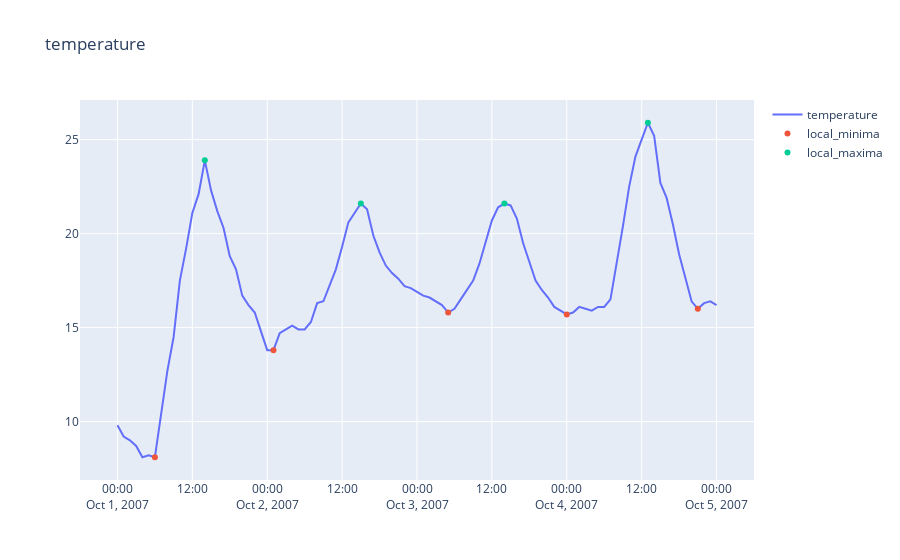

Source (notebook cell):
### Code cell
M_eta_new, P_e_new, P_w_new, data_temp_new = None, None, None, None

def wait_for_change(widget):
    future = asyncio.Future()
    def getvalue(change):
        future.set_result(change.description)
        widget.on_click(getvalue, remove=True)
        # we need to free up the binding to getvalue to avoid an InvalidState error
        # buttons don't support unobserve
        # so use `remove=True`
    widget.on_click(getvalue)
    return future

layout = widgets.Layout(width='auto', height='40px')

room_temp_w = FloatSlider(value=21, min=17, max=27, step = 0.5, description= 'Desired room temperature: ', continuous_update = False, layout=layout, style= {'description_width': 'initial'})
return_flow_w = FloatSlider(value=25, min=21, max=50, step = 0.5, description= 'Returning flow temperature: ', continuous_update = False, layout=layout, style= {'description_width': 'initial'})
ny_w = FloatSlider(value=0.4, min=0.1, max=1, step = 0.1, description= 'Quality factor of the heat pump: ', continuous_update = False, layout=layout, style= {'description_width': 'initial'})

flow_max_w = FloatText(value= 50, description = 'Maximum flow temperature at minimum temperature: ', layout=layout, style= {'description_width': 'initial'})

out_min_w = FloatText(value= -10, description = 'Minimum outside temperature: ', layout=layout, style= {'description_width': 'initial'})

house_energy_w = FloatText(value= 200, description = 'Energy need in Watt per Kelvin: ', layout=layout, style= {'description_width': 'initial'}) # Watt / Kelvin
storage_power_w = FloatText(value= 200, description = 'Energy need of your storage (DIN...): ', layout=layout, style= {'description_width': 'initial'}) #Watts
storage_volume_w = FloatText(value= 4000, description = 'Storage volume: ', layout=layout, style= {'description_width': 'initial'}) #Liter = kilogram -> to be defined later on

hp_power_el_opt_w = FloatText(value= 5000, description = 'Power of heat pump: ', layout=layout, style= {'description_width': 'initial'}) #Watts -> Power in which heatpump works most efficiently (can be taken into calculation later)
max_heat_cap_w = IntSlider(value=75, description='Maximum heating temperature: ', min=50, max=95, layout=layout, style= {'description_width': 'initial'}) # temperature, up to which the heat pump can maximally heat

address_w = Text(placeholder = 'Examplestreet 1, 12345 Examplecity', description = 'Address: ', layout=layout, style= {'description_width': 'initial'})

button_w = Button(description="GO!")

def main_func():
    global M_eta_new, P_e_new, P_w_new, data_temp_new
    print('main function')

    room_temp = room_temp_w.value
    return_flow = return_flow_w.value
    ny = ny_w.value
    house_energy = house_energy_w.value
    storage_power = storage_power_w.value
    storage_volume = storage_volume_w.value
    hp_power_el_opt = hp_power_el_opt_w.value
    max_heat_cap = max_heat_cap_w.value
    address = address_w.value

    flow_max = flow_max_w.value
    out_min = out_min_w.value

    # TODO choose between Forecasting and StationData
    funs = functions.Functions(flow_max=flow_max, room_temp=room_temp, out_min=out_min, return_flow=return_flow, house_energy=house_energy, storage_volume=storage_volume, storage_power=storage_power, ny=ny)
    data_temp = stationfinding.StationFinder(address).main()
    preprocessor = preprocessing.Preprocessor(flow_max=max_heat_cap, room_temp=room_temp, out_min=out_min, return_flow=return_flow, house_energy=house_energy, storage_volume=storage_volume, storage_power=storage_power, ny=ny)
    optimizer = optimizing.Optimizer(functions=funs, max_heat_cap=max_heat_cap, hp_power_el_opt=hp_power_el_opt, return_flow=return_flow, storage_volume=storage_volume)
    
    data_temp = pd.read_table(r'C:\Users\rafaelweinert\PycharmProjects\Heatpump\data\weatherstationdata\produkt_tu_stunde_19480101_20081031_02522.txt', sep=';') #Karlsruhe
    #data_temp = pd.read_table('data/weatherstationdata/produkt_tu_stunde_19500101_20211231_05792.txt', sep=';') #Zugspitze
    #data_temp = pd.read_table('data/stundenwerte_TU_05100_19410101_20211231_hist/produkt_tu_stunde_19410101_20211231_05100.txt', sep=';') #Trier?
    data_temp = data_temp.drop(['eor', 'QN_9', 'RF_TU'], axis=1) # drop end-of-row indicator
    data_temp.rename(columns = {'TT_TU':'temperature', 'MESS_DATUM': 'date', }, inplace = True)
    data_temp.date = pd.to_datetime(data_temp.date.astype(str), format='%Y%m%d%H')
    data_temp[data_temp == -999] = np.nan # rename missing values to numpy nan
    data_temp = data_temp[(data_temp.date >= pd.to_datetime('2007-10-01')) & (data_temp.date <= pd.to_datetime('2007-10-05'))]
    #data_temp = data_temp[(data_temp.date.dt.month >= 10) | (data_temp.date.dt.month <= 3)]
    data_temp.reset_index(drop = True, inplace=True)
    data_temp = preprocessor.add_data(data_temp)
    data_temp = preprocessor.get_local_extrema(data_temp)

    temp_plot = plot_temperature(data_temp, True)
    
    M_eta_new, P_e_new, P_w_new, data_temp_new = optimizer.optimize_periods(data_temp)

    if not os.path.isdir(f"results/{address}"):
        os.makedirs(f'results/{address}')

    data_temp_new.to_csv(rf'.\results\{address}\data_ad_{address},vol_{int(storage_volume)},pow_{int(hp_power_el_opt)},en_{int(house_energy)}.csv', sep=';', index=False)
    M_eta_new.tofile(rf'.\results\{address}\Eta_ad_{address},vol_{int(storage_volume)},pow_{int(hp_power_el_opt)},en_{int(house_energy)}.csv', sep=';')
    P_e_new.tofile(rf'.\results\{address}\Pe_ad_{address},vol_{int(storage_volume)},pow_{int(hp_power_el_opt)},en_{int(house_energy)}.csv', sep=';')
    P_w_new.tofile(rf'.\results\{address}\Pw_ad_{address},vol_{int(storage_volume)},pow_{int(hp_power_el_opt)},en_{int(house_energy)}.csv', sep=';')
    temp_plot.write_html(rf'.\results\{address}\Temp_ad_{address},vol_{int(storage_volume)},pow_{int(hp_power_el_opt)},en_{int(house_energy)}.html')

    M_eta_hm = plot_heatmap(M_eta_new)
    M_eta_hm.write_html(rf'.\results\{address}\Etahm_ad_{address},vol_{int(storage_volume)},pow_{int(hp_power_el_opt)},en_{int(house_energy)}.html', auto_open=False)

    P_e_hm = plot_heatmap(P_e_new)
    P_e_hm.write_html(rf'.\results\{address}\Pehm_ad_{address},vol_{int(storage_volume)},pow_{int(hp_power_el_opt)},en_{int(house_energy)}.html', auto_open=False)

    P_w_hm = plot_heatmap(P_w_new)
    P_w_hm.write_html(rf'.\results\{address}\Pwhm_ad_{address},vol_{int(storage_volume)},pow_{int(hp_power_el_opt)},en_{int(house_energy)}.html', auto_open=False)

    print(''.center(40, '_'))
    print()
    print('Energy saving potentials: ', "{:10.2f}".format((1 - data_temp_new.P_e_opt.sum() / data_temp_new.energy_needed_elec.sum())*100), '%')
    print()
    print(''.center(40, '_'))
    print()
    print('DONE!')

async def f():
    x = await wait_for_change(button_w)
    print('------ computing saving potentials -------')
    main_func()

asyncio.create_task(f())

print('Adjust the values of the building and click GO! when you are ready.')

display(room_temp_w)
display(return_flow_w)
display(ny_w)
display(house_energy_w)
display(storage_power_w)
display(storage_volume_w)
display(hp_power_el_opt_w)
display(max_heat_cap_w)
display(address_w)
display(out_min_w)
display(flow_max_w)
display(button_w)

### Figure 1 — Plotly figure (JSON) as saved in the notebook; plotly's stock layout.template omitted (floating-point values rounded to 4 significant figures)
{"data": [{"name": "temperature", "type": "scatter", "x": ["2007-10-01T00:00:00", "2007-10-01T01:00:00", "2007-10-01T02:00:00", "2007-10-01T03:00:00", "2007-10-01T04:00:00", "2007-10-01T05:00:00", "2007-10-01T06:00:00", "2007-10-01T07:00:00", "2007-10-01T08:00:00", "2007-10-01T09:00:00", "2007-10-01T10:00:00", "2007-10-01T11:00:00", "2007-10-01T12:00:00", "2007-10-01T13:00:00", "2007-10-01T14:00:00", "2007-10-01T15:00:00", "2007-10-01T16:00:00", "2007-10-01T17:00:00", "2007-10-01T18:00:00", "2007-10-01T19:00:00", "2007-10-01T20:00:00", "2007-10-01T21:00:00", "2007-10-01T22:00:00", "2007-10-01T23:00:00", "2007-10-02T00:00:00", "2007-10-02T01:00:00", "2007-10-02T02:00:00", "2007-10-02T03:00:00", "2007-10-02T04:00:00", "2007-10-02T05:00:00", "2007-10-02T06:00:00", "2007-10-02T07:00:00", "2007-10-02T08:00:00", "2007-10-02T09:00:00", "2007-10-02T10:00:00", "2007-10-02T11:00:00", "2007-10-02T12:00:00", "2007-10-02T13:00:00", "2007-10-02T14:00:00", "2007-10-02T15:00:00", "2007-10-02T16:00:00", "2007-10-02T17:00:00", "2007-10-02T18:00:00", "2007-10-02T19:00:00", "2007-10-02T20:00:00", "2007-10-02T21:00:00", "2007-10-02T22:00:00", "2007-10-02T23:00:00", "2007-10-03T00:00:00", "2007-10-03T01:00:00", "2007-10-03T02:00:00", "2007-10-03T03:00:00", "2007-10-03T04:00:00", "2007-10-03T05:00:00", "2007-10-03T06:00:00", "2007-10-03T07:00:00", "2007-10-03T08:00:00", "2007-10-03T09:00:00", "2007-10-03T10:00:00", "2007-10-03T11:00:00", "2007-10-03T12:00:00", "2007-10-03T13:00:00", "2007-10-03T14:00:00", "2007-10-03T15:00:00", "2007-10-03T16:00:00", "2007-10-03T17:00:00", "2007-10-03T18:00:00", "2007-10-03T19:00:00", "2007-10-03T20:00:00", "2007-10-03T21:00:00", "2007-10-03T22:00:00", "2007-10-03T23:00:00", "2007-10-04T00:00:00", "2007-10-04T01:00:00", "2007-10-04T02:00:00", "2007-10-04T03:00:00", "2007-10-04T04:00:00", "2007-10-04T05:00:00", "2007-10-04T06:00:00", "2007-10-04T07:00:00", "2007-10-04T08:00:00", "2007-10-04T09:00:00", "2007-10-04T10:00:00", "2007-10-04T11:00:00", "2007-10-04T12:00:00", "2007-10-04T13:00:00", "2007-10-04T14:00:00", "2007-10-04T15:00:00", "2007-10-04T16:00:00", "2007-10-04T17:00:00", "2007-10-04T18:00:00", "2007-10-04T19:00:00", "2007-10-04T20:00:00", "2007-10-04T21:00:00", "2007-10-04T22:00:00", "2007-10-04T23:00:00", "2007-10-05T00:00:00"], "y": [9.8, 9.2, 9, 8.7, 8.1, 8.2, 8.1, 10.4, 12.7, 14.5, 17.5, 19.2, 21.1, 22.1, 23.9, 22.3, 21.2, 20.3, 18.8, 18.1, 16.7, 16.2, 15.8, 14.8, 13.8, 13.8, 14.7, 14.9, 15.1, 14.9, 14.9, 15.3, 16.3, 16.4, 17.3, 18.1, 19.3, 20.6, 21.1, 21.6, 21.3, 19.9, 19, 18.3, 17.9, 17.6, 17.2, 17.1, 16.9, 16.7, 16.6, 16.4, 16.2, 15.8, 16, 16.5, 17, 17.5, 18.4, 19.6, 20.7, 21.4, 21.6, 21.5, 20.8, 19.5, 18.5, 17.5, 17, 16.6, 16.1, 15.9, 15.7, 15.8, 16.1, 16, 15.9, 16.1, 16.1, 16.5, 18.4, 20.4, 22.5, 24.1, 25, 25.9, 25.2, 22.7, 21.9, 20.5, 18.9, 17.6, 16.4, 16, 16.3, 16.4, 16.2]}, {"mode": "markers", "name": "local_minima", "type": "scatter", "x": ["2007-10-01T00:00:00", "2007-10-01T01:00:00", "2007-10-01T02:00:00", "2007-10-01T03:00:00", "2007-10-01T04:00:00", "2007-10-01T05:00:00", "2007-10-01T06:00:00", "2007-10-01T07:00:00", "2007-10-01T08:00:00", "2007-10-01T09:00:00", "2007-10-01T10:00:00", "2007-10-01T11:00:00", "2007-10-01T12:00:00", "2007-10-01T13:00:00", "2007-10-01T14:00:00", "2007-10-01T15:00:00", "2007-10-01T16:00:00", "2007-10-01T17:00:00", "2007-10-01T18:00:00", "2007-10-01T19:00:00", "2007-10-01T20:00:00", "2007-10-01T21:00:00", "2007-10-01T22:00:00", "2007-10-01T23:00:00", "2007-10-02T00:00:00", "2007-10-02T01:00:00", "2007-10-02T02:00:00", "2007-10-02T03:00:00", "2007-10-02T04:00:00", "2007-10-02T05:00:00", "2007-10-02T06:00:00", "2007-10-02T07:00:00", "2007-10-02T08:00:00", "2007-10-02T09:00:00", "2007-10-02T10:00:00", "2007-10-02T11:00:00", "2007-10-02T12:00:00", "2007-10-02T13:00:00", "2007-10-02T14:00:00", "2007-10-02T15:00:00", "2007-10-02T16:00:00", "2007-10-02T17:00:00", "2007-10-02T18:00:00", "2007-10-02T19:00:00", "2007-10-02T20:00:00", "2007-10-02T21:00:00", "2007-10-02T22:00:00", "2007-10-02T23:00:00", "2007-10-03T00:00:00", "2007-10-03T01:00:00", "2007-10-03T02:00:00", "2007-10-03T03:00:00", "2007-10-03T04:00:00", "2007-10-03T05:00:00", "2007-10-03T06:00:00", "2007-10-03T07:00:00", "2007-10-03T08:00:00", "2007-10-03T09:00:00", "2007-10-03T10:00:00", "2007-10-03T11:00:00", "2007-10-03T12:00:00", "2007-10-03T13:00:00", "2007-10-03T14:00:00", "2007-10-03T15:00:00", "2007-10-03T16:00:00", "2007-10-03T17:00:00", "2007-10-03T18:00:00", "2007-10-03T19:00:00", "2007-10-03T20:00:00", "2007-10-03T21:00:00", "2007-10-03T22:00:00", "2007-10-03T23:00:00", "2007-10-04T00:00:00", "2007-10-04T01:00:00", "2007-10-04T02:00:00", "2007-10-04T03:00:00", "2007-10-04T04:00:00", "2007-10-04T05:00:00", "2007-10-04T06:00:00", "2007-10-04T07:00:00", "2007-10-04T08:00:00", "2007-10-04T09:00:00", "2007-10-04T10:00:00", "2007-10-04T11:00:00", "2007-10-04T12:00:00", "2007-10-04T13:00:00", "2007-10-04T14:00:00", "2007-10-04T15:00:00", "2007-10-04T16:00:00", "2007-10-04T17:00:00", "2007-10-04T18:00:00", "2007-10-04T19:00:00", "2007-10-04T20:00:00", "2007-10-04T21:00:00", "2007-10-04T22:00:00", "2007-10-04T23:00:00", "2007-10-05T00:00:00"], "y": [null, null, null, null, null, null, 8.1, null, null, null, null, null, null, null, null, null, null, null, null, null, null, null, null, null, null, 13.8, null, null, null, null, null, null, null, null, null, null, null, null, null, null, null, null, null, null, null, null, null, null, null, null, null, null, null, 15.8, null, null, null, null, null, null, null, null, null, null, null, null, null, null, null, null, null, null, 15.7, null, null, null, null, null, null, null, null, null, null, null, null, null, null, null, null, null, null, null, null, 16, null, null, null]}, {"hovertext": [null, null, null, null, null, null, null, null, null, null, null, null, null, null, 0, 0, 0, 0, 0, 0, 0, 0, 0, 0, 0, 0, 0, 0, 0, 0, 0, 0, 0, 0, 0, 0, 0, 0, 0, 1, 1, 1, 1, 1, 1, 1, 1, 1, 1, 1, 1, 1, 1, 1, 1, 1, 1, 1, 1, 1, 1, 1, 2, 2, 2, 2, 2, 2, 2, 2, 2, 2, 2, 2, 2, 2, 2, 2, 2, 2, 2, 2, 2, 2, 2, 3, 3, 3, 3, 3, 3, 3, 3, 3, 3, 3, 3], "mode": "markers", "name": "local_maxima", "type": "scatter", "x": ["2007-10-01T00:00:00", "2007-10-01T01:00:00", "2007-10-01T02:00:00", "2007-10-01T03:00:00", "2007-10-01T04:00:00", "2007-10-01T05:00:00", "2007-10-01T06:00:00", "2007-10-01T07:00:00", "2007-10-01T08:00:00", "2007-10-01T09:00:00", "2007-10-01T10:00:00", "2007-10-01T11:00:00", "2007-10-01T12:00:00", "2007-10-01T13:00:00", "2007-10-01T14:00:00", "2007-10-01T15:00:00", "2007-10-01T16:00:00", "2007-10-01T17:00:00", "2007-10-01T18:00:00", "2007-10-01T19:00:00", "2007-10-01T20:00:00", "2007-10-01T21:00:00", "2007-10-01T22:00:00", "2007-10-01T23:00:00", "2007-10-02T00:00:00", "2007-10-02T01:00:00", "2007-10-02T02:00:00", "2007-10-02T03:00:00", "2007-10-02T04:00:00", "2007-10-02T05:00:00", "2007-10-02T06:00:00", "2007-10-02T07:00:00", "2007-10-02T08:00:00", "2007-10-02T09:00:00", "2007-10-02T10:00:00", "2007-10-02T11:00:00", "2007-10-02T12:00:00", "2007-10-02T13:00:00", "2007-10-02T14:00:00", "2007-10-02T15:00:00", "2007-10-02T16:00:00", "2007-10-02T17:00:00", "2007-10-02T18:00:00", "2007-10-02T19:00:00", "2007-10-02T20:00:00", "2007-10-02T21:00:00", "2007-10-02T22:00:00", "2007-10-02T23:00:00", "2007-10-03T00:00:00", "2007-10-03T01:00:00", "2007-10-03T02:00:00", "2007-10-03T03:00:00", "2007-10-03T04:00:00", "2007-10-03T05:00:00", "2007-10-03T06:00:00", "2007-10-03T07:00:00", "2007-10-03T08:00:00", "2007-10-03T09:00:00", "2007-10-03T10:00:00", "2007-10-03T11:00:00", "2007-10-03T12:00:00", "2007-10-03T13:00:00", "2007-10-03T14:00:00", "2007-10-03T15:00:00", "2007-10-03T16:00:00", "2007-10-03T17:00:00", "2007-10-03T18:00:00", "2007-10-03T19:00:00", "2007-10-03T20:00:00", "2007-10-03T21:00:00", "2007-10-03T22:00:00", "2007-10-03T23:00:00", "2007-10-04T00:00:00", "2007-10-04T01:00:00", "2007-10-04T02:00:00", "2007-10-04T03:00:00", "2007-10-04T04:00:00", "2007-10-04T05:00:00", "2007-10-04T06:00:00", "2007-10-04T07:00:00", "2007-10-04T08:00:00", "2007-10-04T09:00:00", "2007-10-04T10:00:00", "2007-10-04T11:00:00", "2007-10-04T12:00:00", "2007-10-04T13:00:00", "2007-10-04T14:00:00", "2007-10-04T15:00:00", "2007-10-04T16:00:00", "2007-10-04T17:00:00", "2007-10-04T18:00:00", "2007-10-04T19:00:00", "2007-10-04T20:00:00", "2007-10-04T21:00:00", "2007-10-04T22:00:00", "2007-10-04T23:00:00", "2007-10-05T00:00:00"], "y": [null, null, null, null, null, null, null, null, null, null, null, null, null, null, 23.9, null, null, null, null, null, null, null, null, null, null, null, null, null, null, null, null, null, null, null, null, null, null, null, null, 21.6, null, null, null, null, null, null, null, null, null, null, null, null, null, null, null, null, null, null, null, null, null, null, 21.6, null, null, null, null, null, null, null, null, null, null, null, null, null, null, null, null, null, null, null, null, null, null, 25.9, null, null, null, null, null, null, null, null, null, null, null]}], "layout": {"title": {"text": "temperature"}}}
